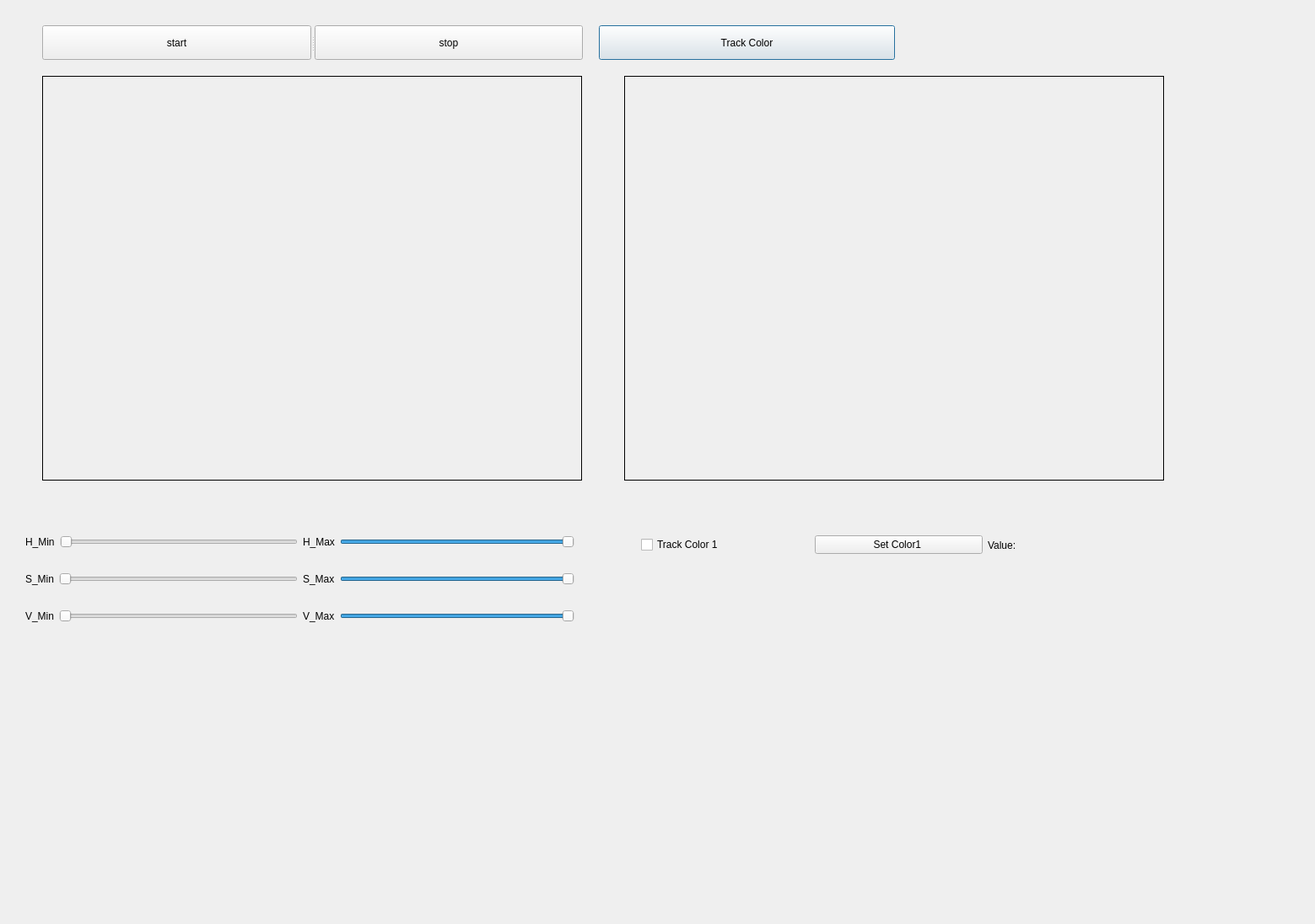
<?xml version="1.0" encoding="UTF-8"?>
<ui version="4.0">
 <class>Dialog</class>
 <widget class="QDialog" name="Dialog">
  <property name="geometry">
   <rect>
    <x>0</x>
    <y>0</y>
    <width>1559</width>
    <height>1096</height>
   </rect>
  </property>
  <property name="windowTitle">
   <string>Dialog</string>
  </property>
  <widget class="QLabel" name="imgLabel1">
   <property name="geometry">
    <rect>
     <x>50</x>
     <y>90</y>
     <width>640</width>
     <height>480</height>
    </rect>
   </property>
   <property name="frameShape">
    <enum>QFrame::Box</enum>
   </property>
   <property name="text">
    <string/>
   </property>
  </widget>
  <widget class="QLabel" name="processedLabel">
   <property name="geometry">
    <rect>
     <x>740</x>
     <y>90</y>
     <width>640</width>
     <height>480</height>
    </rect>
   </property>
   <property name="frameShape">
    <enum>QFrame::Box</enum>
   </property>
   <property name="text">
    <string/>
   </property>
  </widget>
  <widget class="QPushButton" name="trackButton">
   <property name="geometry">
    <rect>
     <x>710</x>
     <y>30</y>
     <width>351</width>
     <height>41</height>
    </rect>
   </property>
   <property name="text">
    <string>Track Color</string>
   </property>
  </widget>
  <widget class="QSplitter" name="splitter">
   <property name="geometry">
    <rect>
     <x>50</x>
     <y>30</y>
     <width>641</width>
     <height>41</height>
    </rect>
   </property>
   <property name="orientation">
    <enum>Qt::Horizontal</enum>
   </property>
   <widget class="QPushButton" name="startButton">
    <property name="text">
     <string>start</string>
    </property>
   </widget>
   <widget class="QPushButton" name="stopButton">
    <property name="text">
     <string>stop</string>
    </property>
   </widget>
  </widget>
  <widget class="QWidget" name="">
   <property name="geometry">
    <rect>
     <x>30</x>
     <y>612</y>
     <width>651</width>
     <height>151</height>
    </rect>
   </property>
   <layout class="QHBoxLayout" name="horizontalLayout_8">
    <item>
     <layout class="QVBoxLayout" name="verticalLayout">
      <item>
       <layout class="QHBoxLayout" name="horizontalLayout">
        <item>
         <widget class="QLabel" name="label">
          <property name="text">
           <string>H_Min</string>
          </property>
         </widget>
        </item>
        <item>
         <widget class="QSlider" name="hMin">
          <property name="maximum">
           <number>255</number>
          </property>
          <property name="orientation">
           <enum>Qt::Horizontal</enum>
          </property>
         </widget>
        </item>
       </layout>
      </item>
      <item>
       <layout class="QHBoxLayout" name="horizontalLayout_2">
        <item>
         <widget class="QLabel" name="label_2">
          <property name="text">
           <string>S_Min</string>
          </property>
         </widget>
        </item>
        <item>
         <widget class="QSlider" name="sMin">
          <property name="maximum">
           <number>255</number>
          </property>
          <property name="orientation">
           <enum>Qt::Horizontal</enum>
          </property>
         </widget>
        </item>
       </layout>
      </item>
      <item>
       <layout class="QHBoxLayout" name="horizontalLayout_4">
        <item>
         <widget class="QLabel" name="label_4">
          <property name="text">
           <string>V_Min</string>
          </property>
         </widget>
        </item>
        <item>
         <widget class="QSlider" name="vMin">
          <property name="maximum">
           <number>255</number>
          </property>
          <property name="orientation">
           <enum>Qt::Horizontal</enum>
          </property>
         </widget>
        </item>
       </layout>
      </item>
     </layout>
    </item>
    <item>
     <layout class="QVBoxLayout" name="verticalLayout_2">
      <item>
       <layout class="QHBoxLayout" name="horizontalLayout_5">
        <item>
         <widget class="QLabel" name="label_5">
          <property name="text">
           <string>H_Max</string>
          </property>
         </widget>
        </item>
        <item>
         <widget class="QSlider" name="hMax">
          <property name="maximum">
           <number>255</number>
          </property>
          <property name="value">
           <number>255</number>
          </property>
          <property name="orientation">
           <enum>Qt::Horizontal</enum>
          </property>
         </widget>
        </item>
       </layout>
      </item>
      <item>
       <layout class="QHBoxLayout" name="horizontalLayout_6">
        <item>
         <widget class="QLabel" name="label_6">
          <property name="text">
           <string>S_Max</string>
          </property>
         </widget>
        </item>
        <item>
         <widget class="QSlider" name="sMax">
          <property name="maximum">
           <number>255</number>
          </property>
          <property name="value">
           <number>255</number>
          </property>
          <property name="orientation">
           <enum>Qt::Horizontal</enum>
          </property>
         </widget>
        </item>
       </layout>
      </item>
      <item>
       <layout class="QHBoxLayout" name="horizontalLayout_7">
        <item>
         <widget class="QLabel" name="label_7">
          <property name="text">
           <string>V_Max</string>
          </property>
         </widget>
        </item>
        <item>
         <widget class="QSlider" name="vMax">
          <property name="maximum">
           <number>255</number>
          </property>
          <property name="value">
           <number>255</number>
          </property>
          <property name="orientation">
           <enum>Qt::Horizontal</enum>
          </property>
         </widget>
        </item>
       </layout>
      </item>
     </layout>
    </item>
   </layout>
  </widget>
  <widget class="QWidget" name="">
   <property name="geometry">
    <rect>
     <x>760</x>
     <y>620</y>
     <width>611</width>
     <height>53</height>
    </rect>
   </property>
   <layout class="QHBoxLayout" name="horizontalLayout_9">
    <item>
     <widget class="QCheckBox" name="color1_Check">
      <property name="text">
       <string>Track Color 1</string>
      </property>
     </widget>
    </item>
    <item>
     <widget class="QPushButton" name="color1_Button">
      <property name="text">
       <string>Set Color1 </string>
      </property>
     </widget>
    </item>
    <item>
     <widget class="QLabel" name="color1_Label">
      <property name="text">
       <string>Value:</string>
      </property>
     </widget>
    </item>
   </layout>
  </widget>
  <zorder>startButton</zorder>
  <zorder>stopButton</zorder>
  <zorder>stopButton</zorder>
  <zorder>imgLabel1</zorder>
  <zorder>processedLabel</zorder>
  <zorder>trackButton</zorder>
  <zorder>hMin</zorder>
  <zorder>label</zorder>
  <zorder>layoutWidget</zorder>
  <zorder>horizontalSlider_3</zorder>
  <zorder>layoutWidget_2</zorder>
  <zorder>layoutWidget_3</zorder>
  <zorder>color1_Check</zorder>
  <zorder>color1_Button</zorder>
  <zorder>color1_Label</zorder>
 </widget>
 <resources/>
 <connections/>
</ui>
